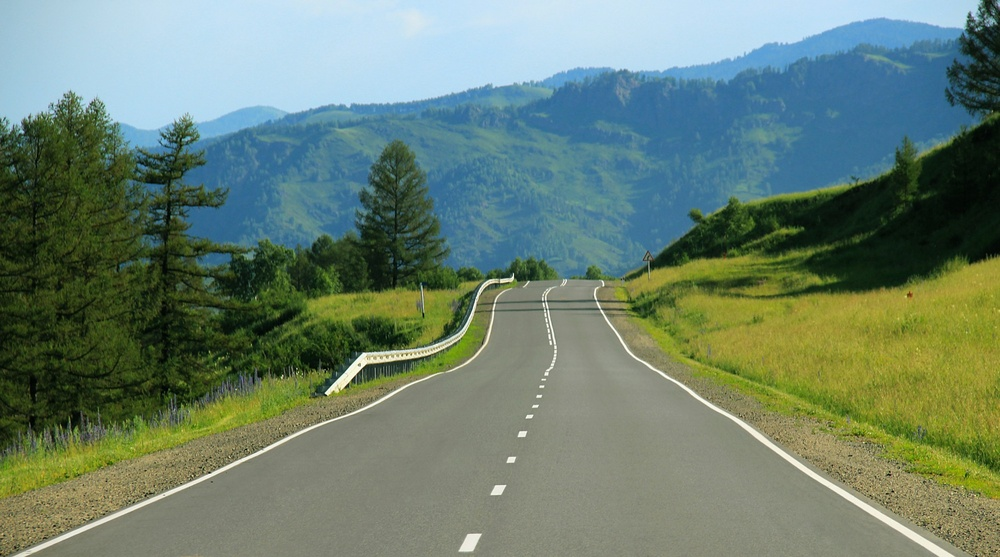
#> input picture road.jpeg, 1000 x 557 px, shrunk from 2000 x 1114 before the run
$ python HoughP.py
#> lines starting #> are read from the running program, lines starting #| are printed output that depends on the picture; after the words box and inside, x2 and y2 are one past the last pixel; in counts of white or black regions, pixels touching at a corner belong together
import cv2
import numpy as np

img = cv2.imread('road.jpeg')
#> img is the input picture: shape (557, 1000, 3); mean B, G, R 111.6, 128, 106.9
gray = cv2.cvtColor(img,cv2.COLOR_BGR2GRAY)
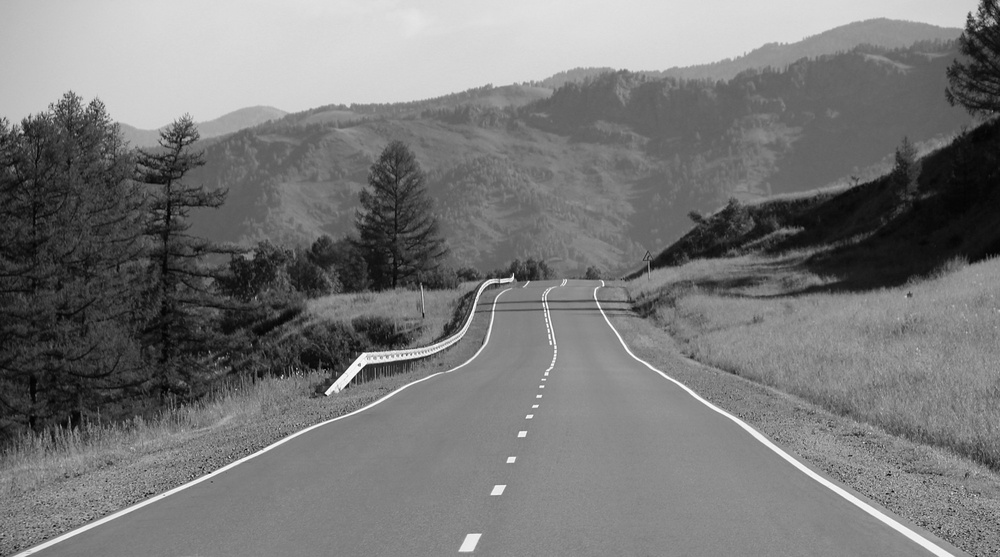
#> gray: shape (557, 1000); min 1, max 254, mean 119.8
img_bur = cv2.blur(gray,(4,4))
edges = cv2.Canny(img_bur,100,300)
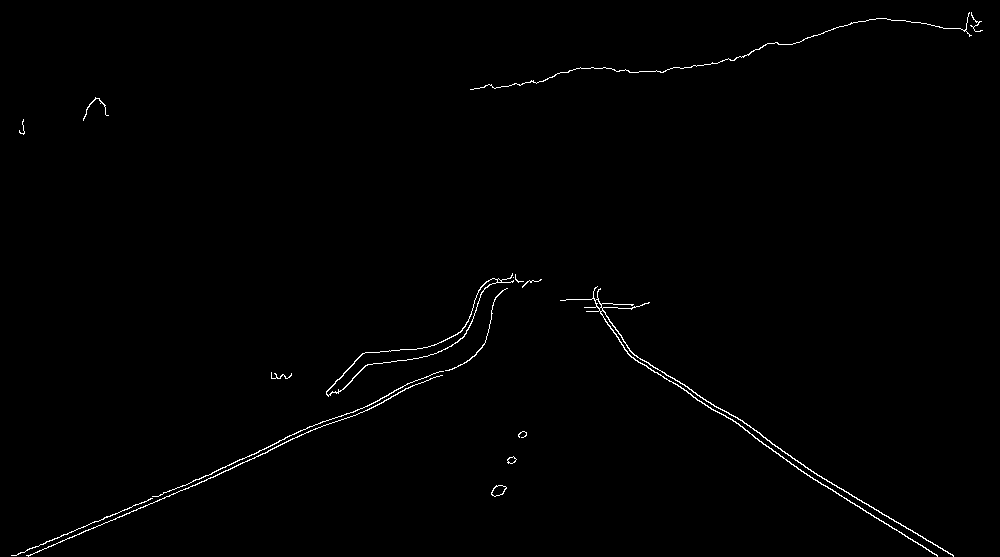
#> edges: shape (557, 1000); 0.73% white in thin lines or dots
lines = cv2.HoughLinesP(edges,2,np.pi/180,100,minLineLength=50,maxLineGap=10)
#> lines = 18 rows, first 6: [28, 556, 105, 522], [792, 458, 882, 514], [16, 555, 256, 453], [93, 528, 180, 490], [169, 496, 318, 427], [787, 461, 906, 536]
for line in lines:
    x1,y1,x2,y2 = line[0]
    cv2.line(img,(x1,y1),(x2,y2),(0,0,255),2)
#> this loop made 18 passes
#> (x1, y1, x2, y2) on passes 1 to 12: (28, 556, 105, 522), (792, 458, 882, 514), (16, 555, 256, 453), (93, 528, 180, 490), (169, 496, 318, 427), (787, 461, 906, 536), (13, 555, 106, 516), (868, 504, 948, 553), (624, 348, 762, 435), (644, 364, 752, 434), (192, 486, 267, 452), (636, 72, 703, 65)
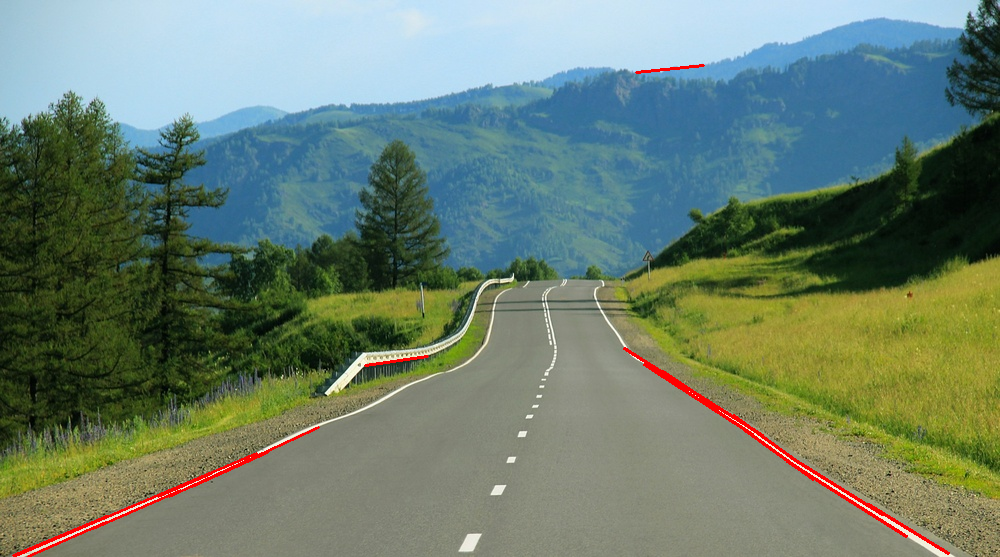
#> img: shape (557, 1000, 3); 0.83% of pixels changed, all inside (x1, y1, x2, y2) = (12, 64, 950, 557)

cv2.imwrite('HoughP4.jpg',img)
cv2.namedWindow('img1',cv2.WINDOW_NORMAL)
cv2.imshow('img1',img)
cv2.namedWindow('img2',cv2.WINDOW_NORMAL)
cv2.imshow('img2',edges)
cv2.namedWindow('img3',cv2.WINDOW_NORMAL)
cv2.imshow('img3',img_bur)
cv2.waitKey(0) & 0xFF
cv2.destroyAllWindows()
